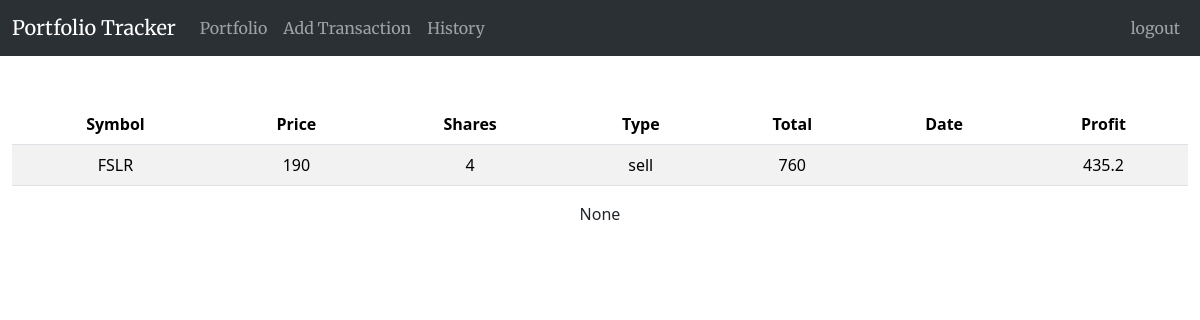
The page /history/6 (signed in) on the database as committed earlier.
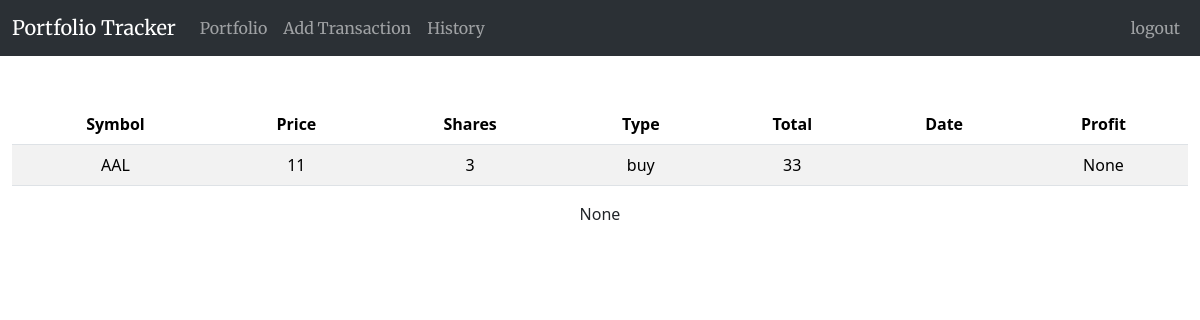
The same page on the database as committed later.
### tables this page shows
CREATE TABLE transactions 
    (
    transaction_id INTEGER PRIMARY KEY AUTOINCREMENT NOT NULL UNIQUE,
    user_id INTEGER NOT NULL,
    symbol VARCHAR(255) NOT NULL,
    shares INTEGER NOT NULL,
    price NUMERIC NOT NULL,
    total NUMERIC NOT NULL,
    transaction_type VARCHAR(255), -- buy or sell
    comments TEXT,
    transaction_date DATE,
    profit NUMERIC DEFAULT NULL, -- only for sales
    dequeued BOOLEAN DEFAULT 0, -- only for purchases
    FOREIGN KEY(user_id) REFERENCES users(id)
    );

### app.py (the view)
@app.route('/history/<transaction_id>')
@login_required
def transaction_detail(transaction_id):
    detail = db.execute('SELECT * FROM transactions WHERE transaction_id = ?', transaction_id)
    return render_template('history_detail.html', detail=detail[0])

### app.py (called while the page is built)
@app.after_request
def after_request(response):
    response.headers["Cache-Control"] = "no-cache, no-store, must-revalidate"
    response.headers["Expires"] = 0
    response.headers["Pragma"] = "no-cache"
    return response

### helpers.py (called while the page is built)
def login_required(f):
    @wraps(f)
    def decorated_function(*args, **kwargs):
        if session.get("user_id") is None:
            return redirect("/login")
        return f(*args, **kwargs)
    return decorated_function

### templates/history_detail.html (shortened to what this page needs)
{% extends "layout.html" %}
{% block main %}
    <table class="table table-striped">
        <thead>
            <tr>
            <th>Symbol</th>
            <th>Price</th>
            <th>Shares</th>
            <th>Type</th>
            <th>Total</th>
            <th>Date</th>
            <th>Profit</th>
            </tr>
        </thead>
        <tbody>
            <tr>
                <td>{{detail.symbol}}</td>
                <td>{{detail.price}}</td>
                <td>{{detail.shares}}</td>
                <td>{{detail.transaction_type}}</td>
                <td>{{detail.total}}</td>
                <td>{{detail.date}}</td>
                <td>{{detail.profit}}</td>
            </tr>
        </tbody>
    </table>
    <div class="b-1">
        <p>{{detail.comments}}</p>
    </div>
{% endblock %}

Rows that differ between the two databases and show on the page:
changed transactions: symbol "FSLR" → "AAL"; price "190" → "11"; shares "4" → "3"; transaction_type "sell" → "buy"; total "760" → "33"; profit "435.2" → (not shown)
Other text that changed with them:
{{ detail.profit }}: (not shown) → "None"
